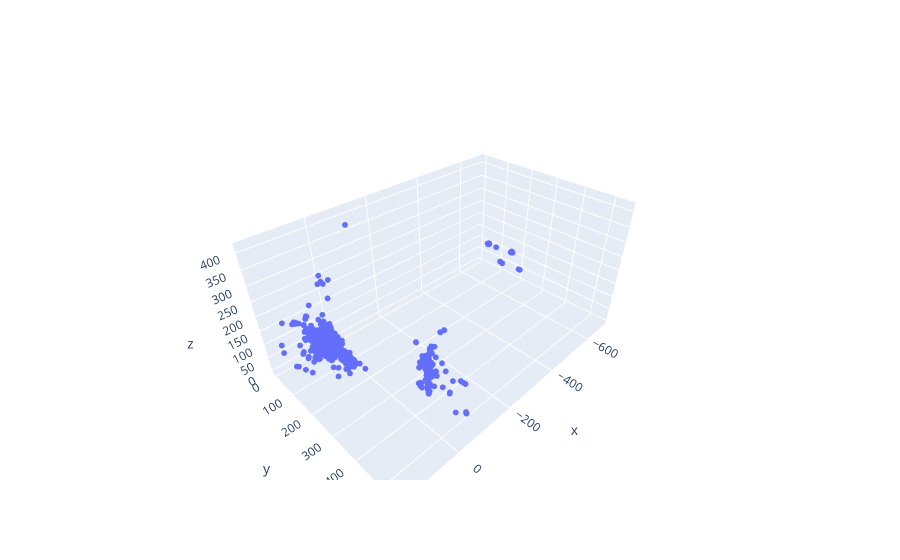

Here is the notebook cell this chart was saved with:
### Code cell
plot_scatter3d(data.x.reshape(-1,3))

### Figure 1 — Plotly figure (JSON) as saved in the notebook; plotly's stock layout.template omitted (floating-point values rounded to 4 significant figures; data arrays with more than 128 entries replaced by an {"elided": "..."} marker saying what was removed)
{"data": [{"marker": {"colorscale": [[0, "#2E91E5"], [0.04348, "#E15F99"], [0.08696, "#1CA71C"], [0.1304, "#FB0D0D"], [0.1739, "#DA16FF"], [0.2174, "#222A2A"], [0.2609, "#B68100"], [0.3043, "#750D86"], [0.3478, "#EB663B"], [0.3913, "#511CFB"], [0.4348, "#00A08B"], [0.4783, "#FB00D1"], [0.5217, "#FC0080"], [0.5652, "#B2828D"], [0.6087, "#6C7C32"], [0.6522, "#778AAE"], [0.6957, "#862A16"], [0.7391, "#A777F1"], [0.7826, "#620042"], [0.8261, "#1616A7"], [0.8696, "#DA60CA"], [0.913, "#6C4516"], [0.9565, "#0D2A63"], [1, "#AF0038"]], "size": 2}, "mode": "markers", "type": "scatter3d", "x": {"elided": "2550 float values"}, "y": {"elided": "2550 float values"}, "z": {"elided": "2550 float values"}}], "layout": {}}
